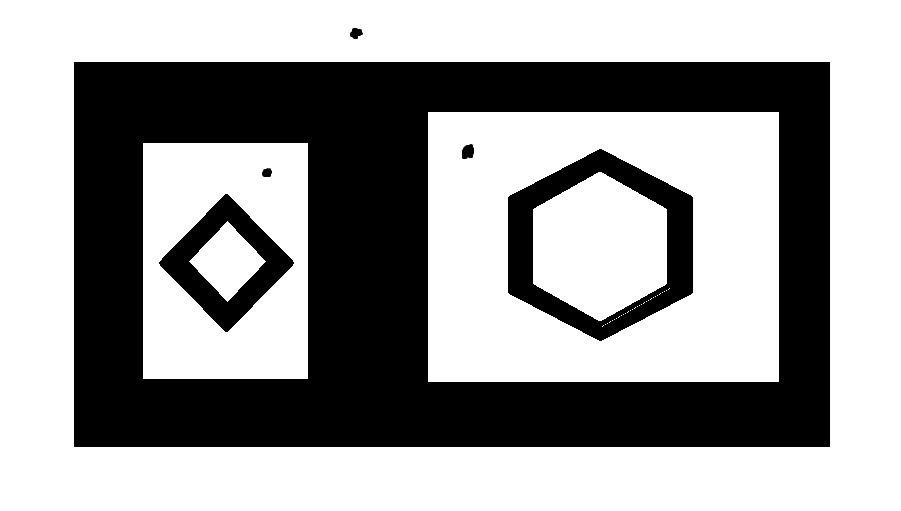
#> input picture python/hafta14/conturs2.png, 901 x 511 px
$ python conturs2.py
#> lines starting #> are read from the running program, lines starting #| are printed output that depends on the picture; after the words box and inside, x2 and y2 are one past the last pixel; in counts of white or black regions, pixels touching at a corner belong together
import cv2


image = cv2.imread('conturs2.png')
#> image is the input picture: shape (511, 901, 3); min 0, max 255, mean 157.6

gray = cv2.cvtColor(image, cv2.COLOR_BGR2GRAY)

_, thresh = cv2.threshold(gray, 127, 255, cv2.THRESH_BINARY_INV)
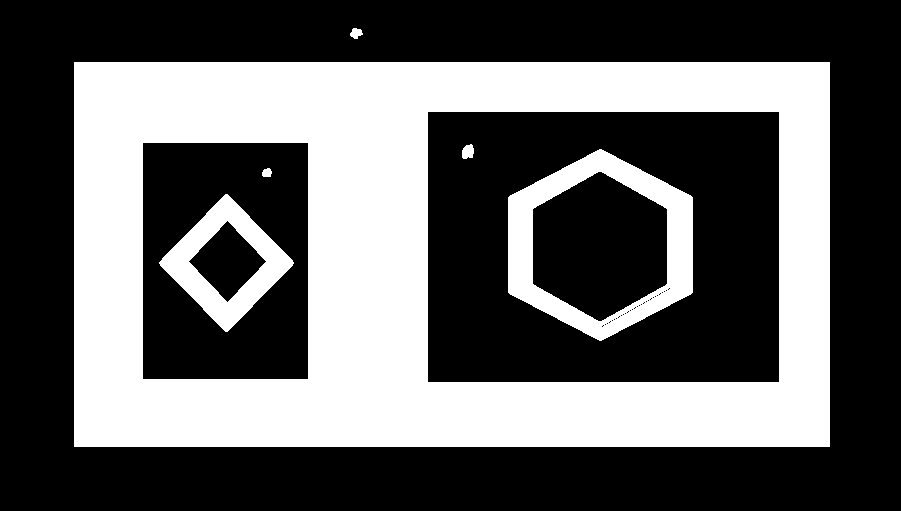
#> thresh: shape (511, 901); 38.2% white; 6 white regions

thresh = cv2.blur(thresh, (5,5),0)
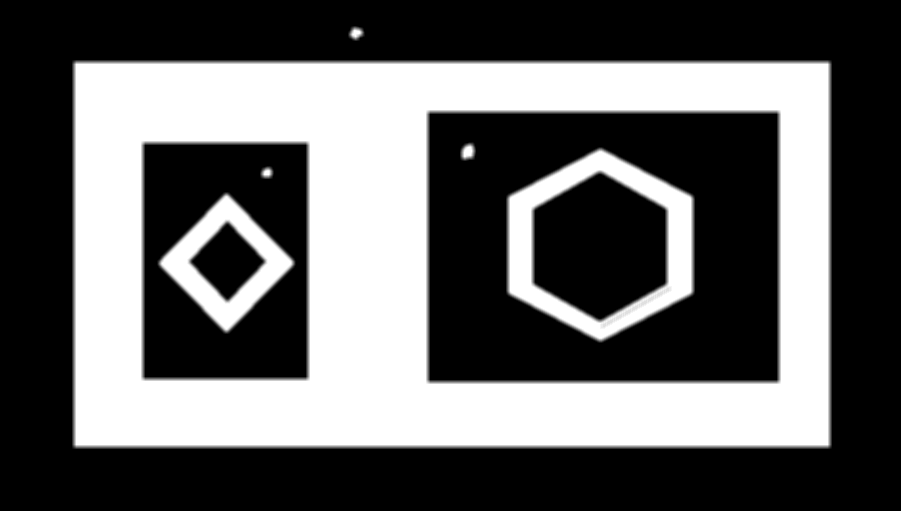
#> thresh: shape (511, 901); min 0, max 255, mean 97.3
erode = cv2.erode(thresh, (11,11), iterations=5)
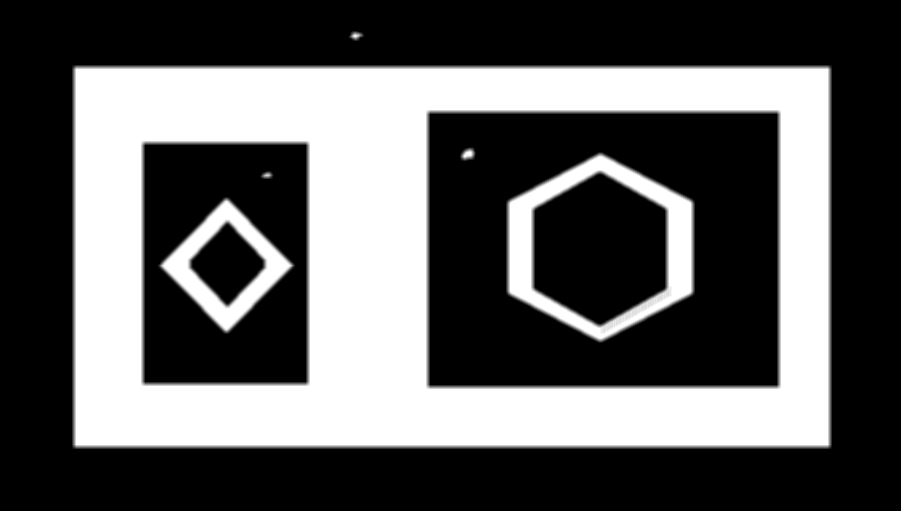
#> erode: shape (511, 901); min 0, max 255, mean 92.3

# Find contours
contours, _ = cv2.findContours(
    erode , cv2.RETR_TREE, cv2.CHAIN_APPROX_SIMPLE)
#> contours = 10 contours; largest, box (x1, y1, x2, y2) and area: (72, 65, 832, 449) 290697, (429, 113, 778, 386) 94654, (144, 144, 307, 383) 38554, (506, 152, 695, 343) 27047, (534, 174, 666, 324) 14842

print(f'Number of contours found: {len(contours)}')
#| Number of contours found: 10
print('Contours:', contours)
#> (printed output is left out)


for cnt in contours:
    #area hesapla
    area = cv2.contourArea(cnt)
    if area > 300:
        cv2.drawContours(image, [cnt], -1, (0, 255, 0), 3)
#> this loop made 10 passes
#> area on passes 2 to 10: 38554, 9874, 2942, 77.5, 94654, 27047, 14842, 164, 103.5
#> (cnt, area) on pass 1: ([[72, 65], [72, 448], [831, 448], [831, 65]], 290697)
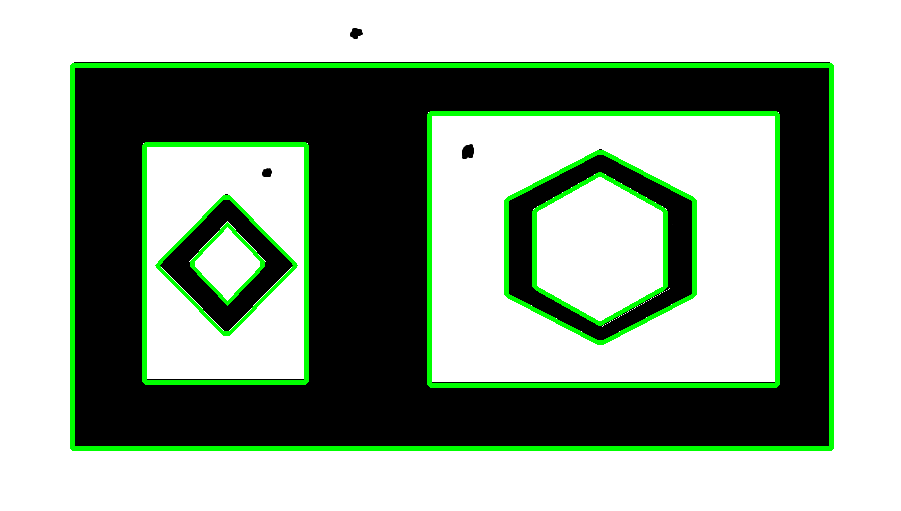
#> image: shape (511, 901, 3); 6.22% of pixels changed, all inside (x1, y1, x2, y2) = (70, 63, 834, 451)

cv2.imshow('Contours', image)
cv2.waitKey(0)
cv2.destroyAllWindows()

$ run again, with python/hafta14/circle.png copied over python/hafta14/conturs2.png
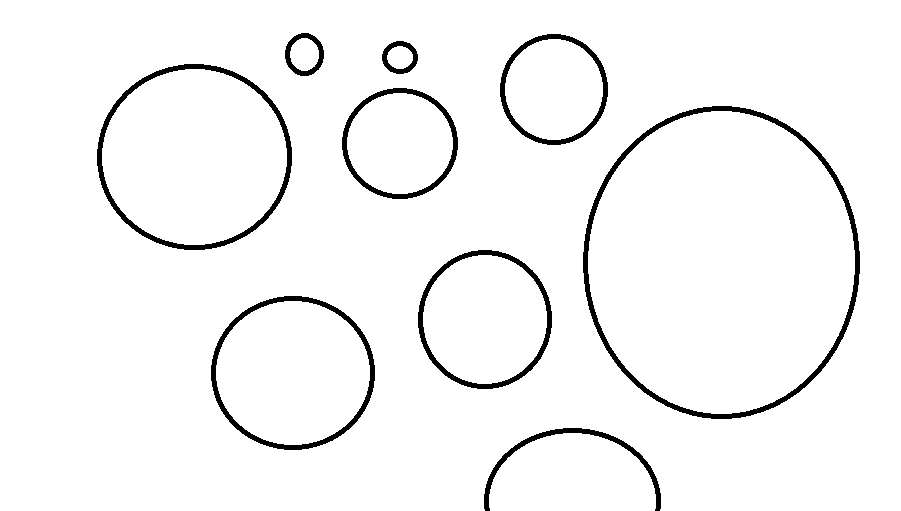
#> input picture python/hafta14/circle.png, 901 x 511 px
#> image is the input picture: shape (511, 901, 3); 96.2% white; 9 black regions, largest, box (x1, y1, x2, y2) and area: (583, 106, 860, 419) 4541, (97, 64, 292, 250) 2903, (211, 296, 375, 450) 2393
#> `erode = cv2.erode(thresh, (11,11), iterations=5)`:
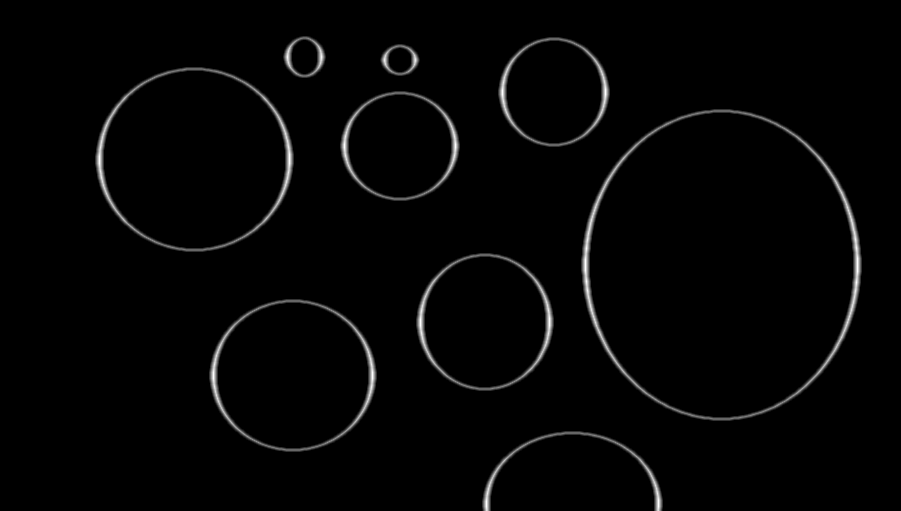
#> erode: shape (511, 901); min 0, max 255, mean 4.7
#> contours = 17 contours; largest, box (x1, y1, x2, y2) and area: (581, 109, 862, 421) 68552, (589, 112, 854, 418) 62911, (95, 67, 294, 252) 28734, (103, 70, 286, 249) 25289, (209, 299, 377, 452) 20034
#| Number of contours found: 17
#> (printed output is left out)
#> the loop `for cnt in contours:` made 17 passes
#> area on passes 1 to 8: 1511, 20034, 17203, 14831, 12330, 68552, 62911, 10261
#> after the loop `for cnt in contours:`:
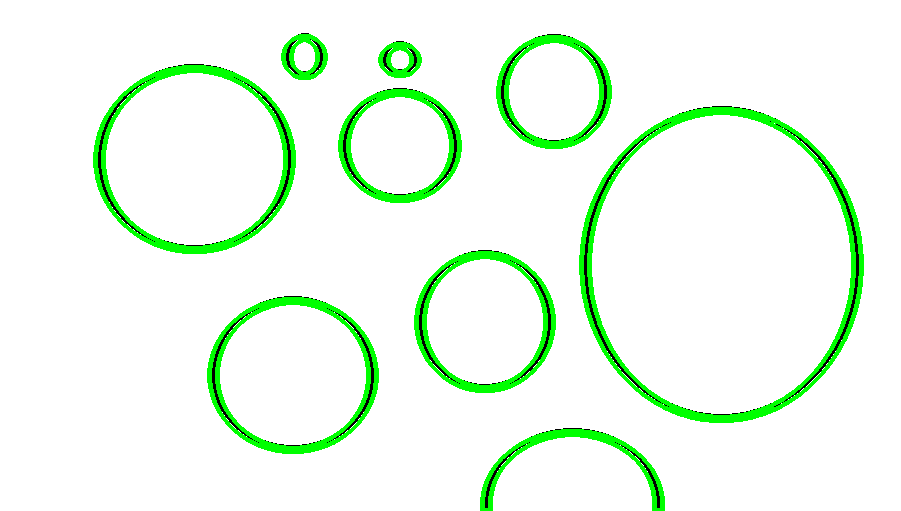
#> image: shape (511, 901, 3); 6.7% of pixels changed, all inside (x1, y1, x2, y2) = (93, 34, 864, 511)

$ run again, with python/hafta14/convex_hul.png copied over python/hafta14/conturs2.png
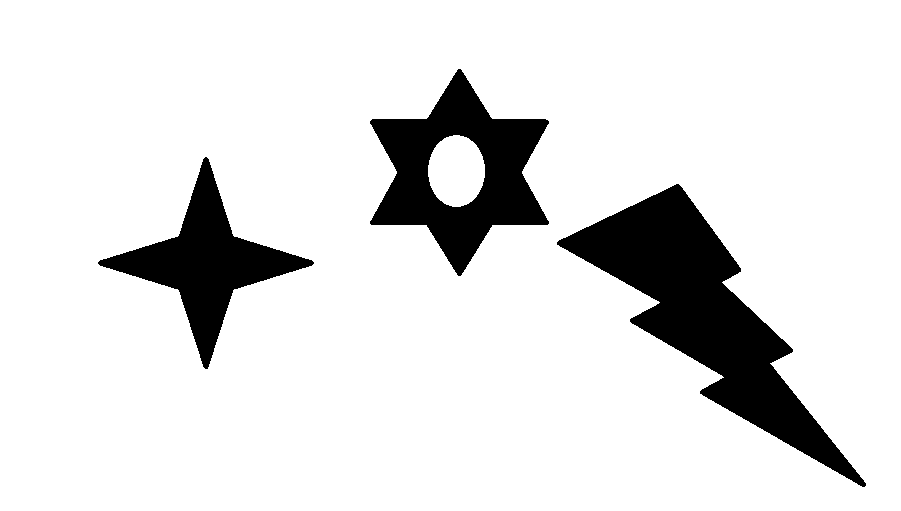
#> input picture python/hafta14/convex_hul.png, 901 x 511 px
#> image is the input picture: shape (511, 901, 3); 88.1% white; 3 black regions, box (x1, y1, x2, y2) and area: (557, 184, 866, 487) 26181, (370, 69, 549, 276) 16459, (98, 157, 314, 369) 12174
#> `erode = cv2.erode(thresh, (11,11), iterations=5)`:
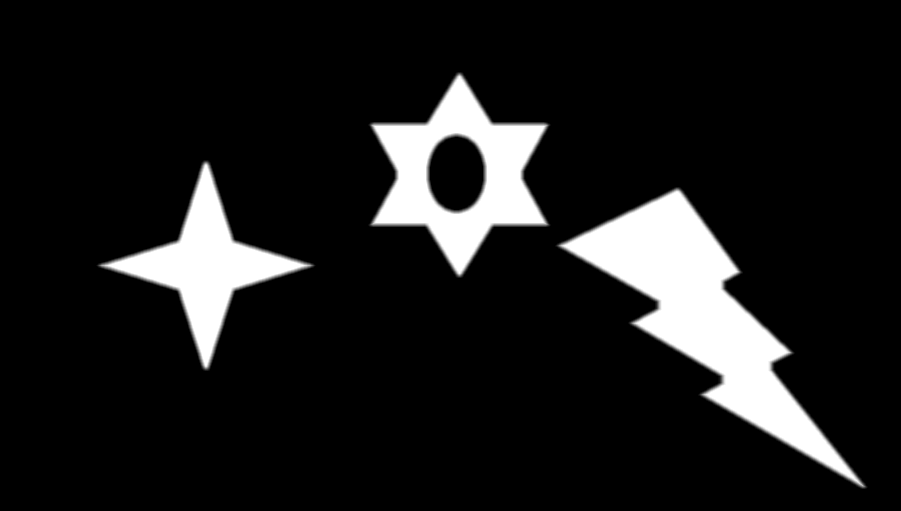
#> erode: shape (511, 901); min 0, max 255, mean 27.9
#> contours = 4 contours; box (x1, y1, x2, y2) and area: (555, 187, 868, 489) 26596, (368, 72, 551, 278) 19953, (96, 160, 316, 371) 12478, (429, 136, 484, 211) 3070
#| Number of contours found: 4
#> (printed output is left out)
#> the loop `for cnt in contours:` made 4 passes
#> area on passes 1 to 4: 26596.5, 12477.5, 19953, 3070
#> after the loop `for cnt in contours:`:
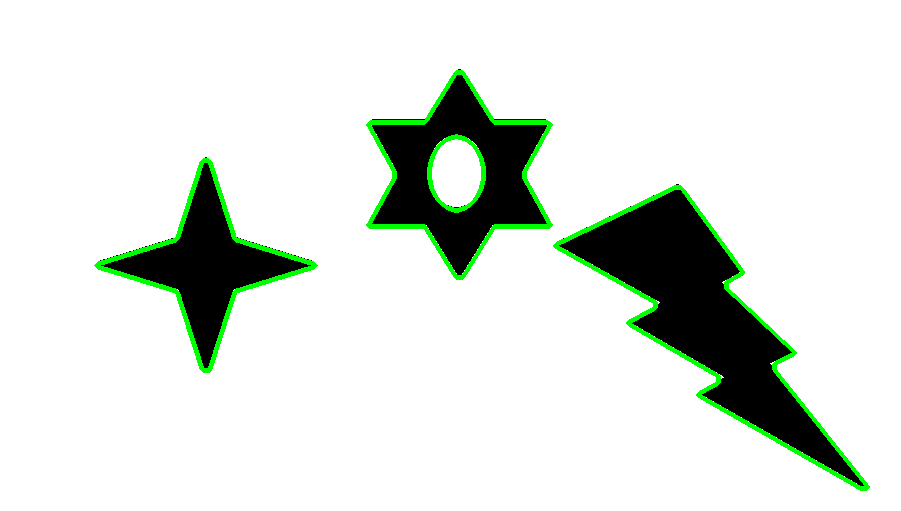
#> image: shape (511, 901, 3); 2.53% of pixels changed, all inside (x1, y1, x2, y2) = (94, 70, 870, 491)
